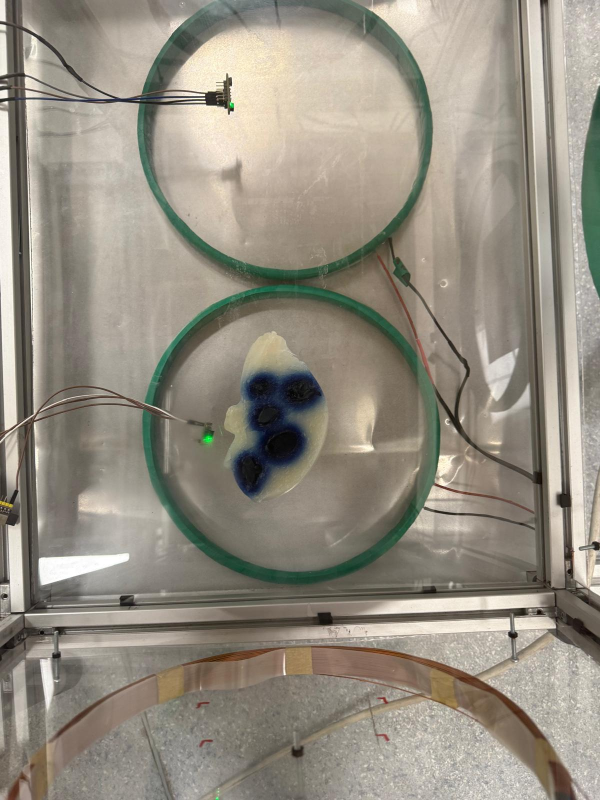
#> input picture tests/kahin/hoca_cv_2026_10/fantom/WhatsApp Image 2026-10-02 at 19.40.11.jpeg, 1200 x 1600 px (shown at 1/2 size); its folder holds only this picture in this run
$ python -i tumor_detect.py   (imports and definitions only)   (older library calls are emulated)
#> lines starting #> are read from the running program, lines starting #| are printed output that depends on the picture; after the words box and inside, x2 and y2 are one past the last pixel; in counts of white or black regions, pixels touching at a corner belong together
#> further down, picture is the input picture: shape (1600, 1200, 3); mean B, G, R 129.9, 142.5, 148.7
# Author: mertaygn, cglrgrkn
"""tumor_detect.py — v2 fantom + tumor tespiti (egitimsiz, renk + geometri).

v1 sorunlari (2026-10-02 goruntuleri):
  - Tumor cekirdekleri neredeyse SIYAH (V 7-14) -> cancer_blue V>=40 disinda kaliyor
  - Mor bobin (H~140, a*+17), mavi kablo, etiketler "tumor" saniliyor
  - Fantom bolgesi yanlis (goruntunun yarisi) veya hic bulunamiyor

v2 akisi:
  1. Lacivert hale maskesi: H 98-130, S>=45, V>=20, Lab a* < +12
     (mor bobin a* ~ +17 -> elenir; cyan/yesil H<98 -> elenir)
  2. Hale bilesenleri -> TUMOR KUMESI adaylari; ince/uzun (kablo) elenir,
     icinde siyah cekirdek olan + kompakt olan secilir
  3. Fantom = GrabCut (kesin on plan: tumor kumesi; olasi on plan: kumenin
     cevresi; kesin arka plan: ROI kenari). Renkleri goruntu basina ogrenir
     (sabit "krem" esigi cam yansimasinda calismadi).
  4. Tumorleri ayir: SIKI siyah cekirdekler (V<35, S<90). Cekirdek az ise
     ya da bir cekirdek birden fazla tumoru kapsiyorsa -> uzaklik-donusumu
     tepeleri. Her tumor pikseli en yakin tohuma atanir (Voronoi).
"""
from __future__ import annotations
from dataclasses import dataclass, field

import cv2
import numpy as np

from .color_segment import PhantomDetection, Region, TUMOR, HEALTHY


@dataclass
class TumorDetectCfg:
    navy_h: tuple[int, int] = (98, 130)
    navy_s_min: int = 45
    navy_v_min: int = 20
    navy_a_max: int = 12           # Lab a* (isaretli); mor bobin ~ +17
    core_v_max: int = 35           # siyah cekirdek
    core_s_max: int = 90
    min_cluster_frac: float = 0.0001   # kume alani / goruntu alani
    peak_rel: float = 0.45         # DT tepe esigi (max'a gore)
    peak_sep: float = 0.9          # tepe ayrimi (tipik tumor yaricapi carpani)


@dataclass
class TumorDetectResult:
    success: bool
    phantom: PhantomDetection | None = None
    tumors: list[Region] = field(default_factory=list)
    healthy: list[Region] = field(default_factory=list)
    tumor_cores_px: list[tuple[float, float]] = field(default_factory=list)
    split_method: str = ""         # cores / distance_peaks / cores+peaks
    cluster_score: float = 0.0
    n_cluster_candidates: int = 0
    tumor_radius_px: float = 0.0
    tumor_mask: np.ndarray | None = None   # tum tumor bolgesi (sablon fit icin)
    warnings: list[str] = field(default_factory=list)
    error: str | None = None


def navy_mask(image_bgr: np.ndarray, cfg: TumorDetectCfg) -> np.ndarray:
    hsv = cv2.cvtColor(image_bgr, cv2.COLOR_BGR2HSV)
#> hsv: shape (1600, 1200, 3); mean H, S, V 22.9, 39.7, 150.5
    lab = cv2.cvtColor(image_bgr, cv2.COLOR_BGR2LAB)
#> lab: shape (1600, 1200, 3); mean of channels 0, 1, 2 150.4, 128.1, 135.6
    h, s, v = cv2.split(hsv)
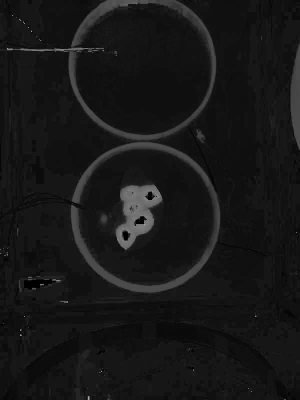
#> h: shape (1600, 1200) (shown at 1/4 size); min 0, max 179, mean 22.9
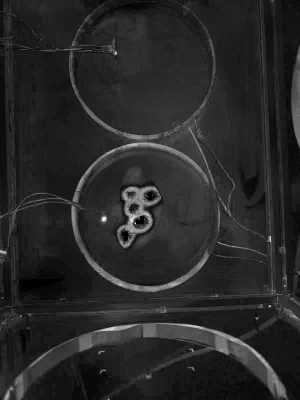
#> s: shape (1600, 1200) (shown at 1/4 size); min 0, max 255, mean 39.7
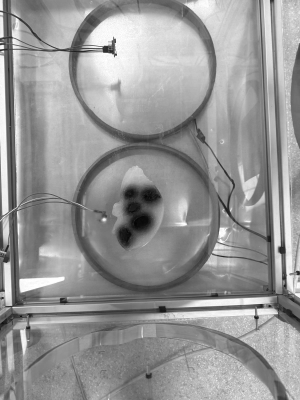
#> v: shape (1600, 1200) (shown at 1/4 size); min 0, max 255, mean 150.5
    a = lab[..., 1].astype(np.int16) - 128
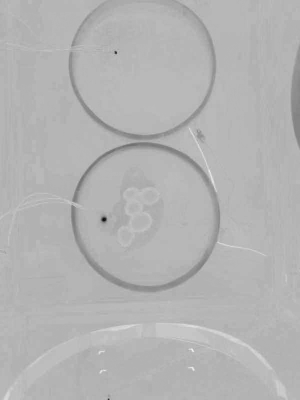
#> a: shape (1600, 1200) int16 (shown at 1/4 size); min -85, max 36, mean 0.1; drawn with min black and max white
    m = ((h >= cfg.navy_h[0]) & (h <= cfg.navy_h[1]) & (s >= cfg.navy_s_min)
         & (v >= cfg.navy_v_min) & (a < cfg.navy_a_max))
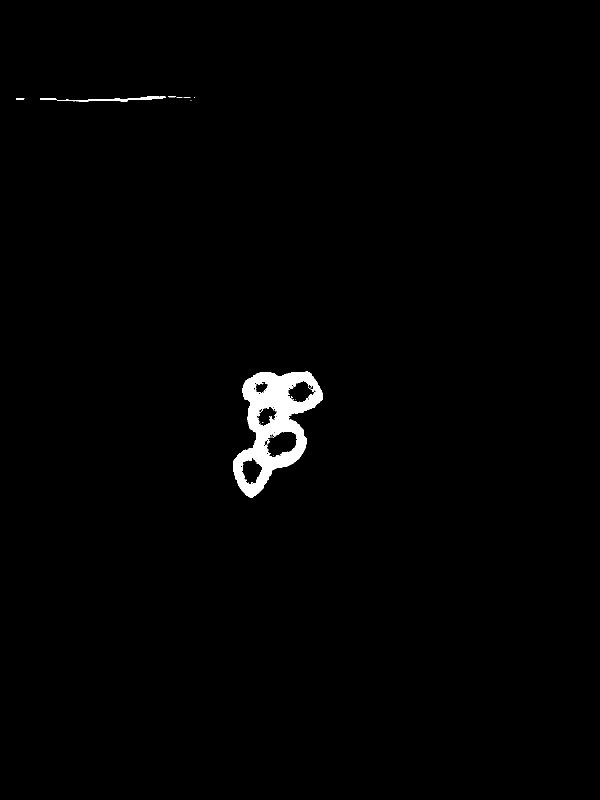
#> m: shape (1600, 1200) bool (shown at 1/2 size); 1.1% white; 27 white regions (22 under 20 px), largest, box (x1, y1, x2, y2) and area: (467, 743, 646, 996) 19432, (80, 193, 331, 204) 882, (32, 196, 49, 200) 47, (534, 878, 540, 888) 25, (336, 193, 352, 195) 22
    return m.astype(np.uint8) * 255


def core_mask(image_bgr: np.ndarray, cfg: TumorDetectCfg) -> np.ndarray:
    hsv = cv2.cvtColor(image_bgr, cv2.COLOR_BGR2HSV)
    m = (hsv[..., 2] < cfg.core_v_max) & (hsv[..., 1] < cfg.core_s_max)
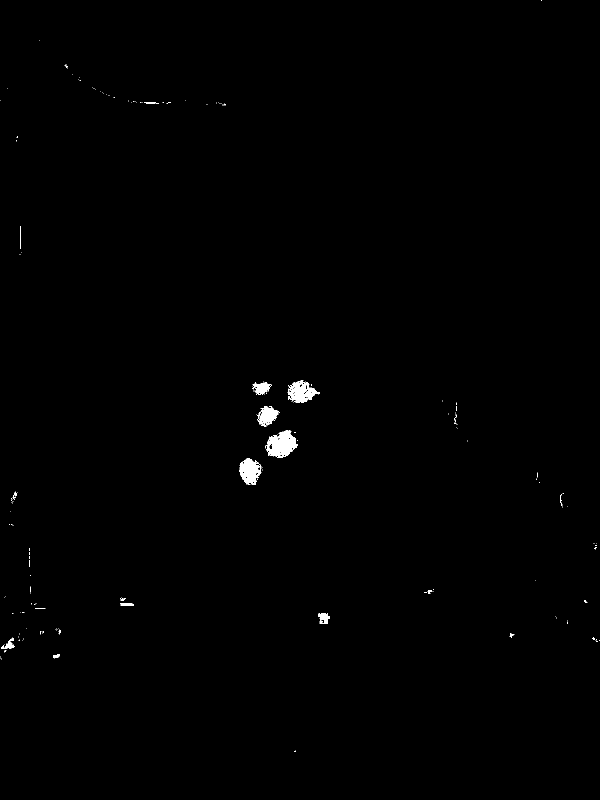
#> m: shape (1600, 1200) bool (shown at 1/2 size); 0.44% white; 192 white regions (173 under 20 px), largest, box (x1, y1, x2, y2) and area: (530, 860, 596, 916) 2186, (575, 761, 640, 806) 1555, (479, 916, 523, 970) 1544
    return m.astype(np.uint8) * 255


def _fill_holes(mask: np.ndarray) -> np.ndarray:
    cnts, _ = cv2.findContours(mask, cv2.RETR_EXTERNAL, cv2.CHAIN_APPROX_SIMPLE)
    out = np.zeros_like(mask)
    cv2.drawContours(out, cnts, -1, 255, -1)
    return out


def _largest(mask: np.ndarray) -> np.ndarray:
    n, lab, st, _ = cv2.connectedComponentsWithStats(mask)
    if n <= 1:
        return np.zeros_like(mask)
    i = 1 + int(np.argmax(st[1:, cv2.CC_STAT_AREA]))
    return (lab == i).astype(np.uint8) * 255


def _disk(r: float) -> np.ndarray:
    k = max(3, int(round(2 * r)) | 1)
    return cv2.getStructuringElement(cv2.MORPH_ELLIPSE, (k, k))


# ---------------------------------------------------------------- 1-2 kume

def _cluster_candidates(navy, dark, cfg):
    """Lacivert bilesenler (+ ici siyah) -> skorlu tumor kumesi adaylari."""
    h, w = navy.shape
    min_area = cfg.min_cluster_frac * h * w
    m = cv2.morphologyEx(navy, cv2.MORPH_OPEN, np.ones((3, 3), np.uint8))
#> m: shape (1600, 1200); 1% white; 8 white regions, largest, box (x1, y1, x2, y2) and area: (467, 743, 646, 996) 19029, (191, 196, 267, 203) 310, (271, 193, 316, 200) 222
    m = cv2.morphologyEx(m, cv2.MORPH_CLOSE, _disk(0.004 * min(h, w)))
#> m: shape (1600, 1200); 1.1% white; 5 white regions
    # halenin cevreledigi siyah cekirdekleri kumeye kat
    m = _fill_holes(m)
#> in _fill_holes, `cnts, _ = cv2.findContours(mask, cv2.RETR_EXTERNAL, cv2.CHAIN_APPROX_S..`: cnts = 5 contours; box (x1, y1, x2, y2) and area: (467, 743, 646, 996) 25756, (191, 193, 331, 203) 464, (81, 196, 112, 200) 59, (159, 198, 179, 204) 52, (32, 196, 44, 199) 22
#> in _fill_holes, `cv2.drawContours(out, cnts, -1, 255, -1)`:
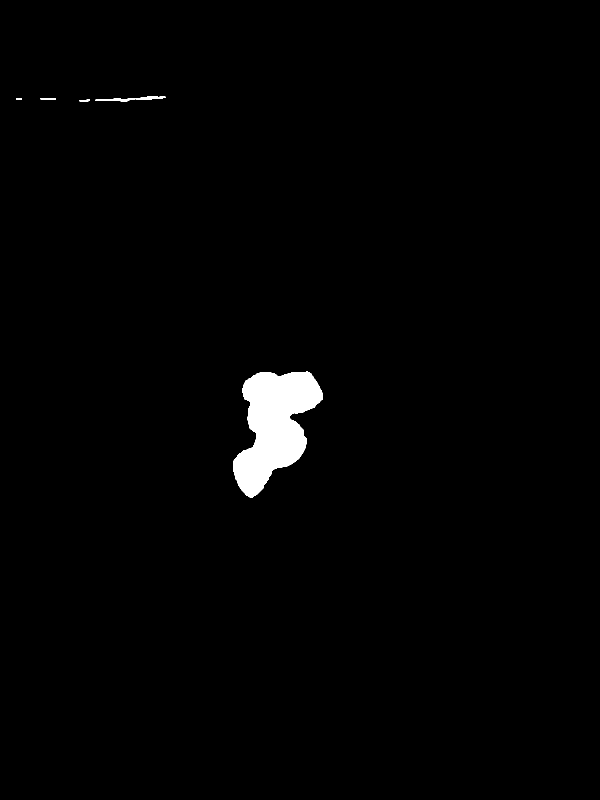
#> out: shape (1600, 1200) (shown at 1/2 size); 1.4% white; 5 white regions, box (x1, y1, x2, y2) and area: (467, 743, 646, 996) 26116, (191, 193, 331, 203) 606, (81, 196, 112, 200) 92, (159, 198, 179, 204) 75, (32, 196, 44, 199) 36
    n, lab, st, cen = cv2.connectedComponentsWithStats(m)
#> lab: shape (1600, 1200) int32; 6 distinct labels, from 0 to 5
#> n = 6; st = [[0, 0, 1200, 1600, 1893075], [191, 193, 140, 10, 606], [32, 196, 12, 3, 36], [81, 196, 31, 4, 92], [159, 198, 20, 6, 75], [467, 743, 179, 253, 26116]]; cen = [[600.4, 799.1], [263.4, 197.6], [37.5, 197], [95.99, 197.5], [169.3, 200.9], [548.1, 850.6]]
#> (the rest of the program and of its run is left out)
